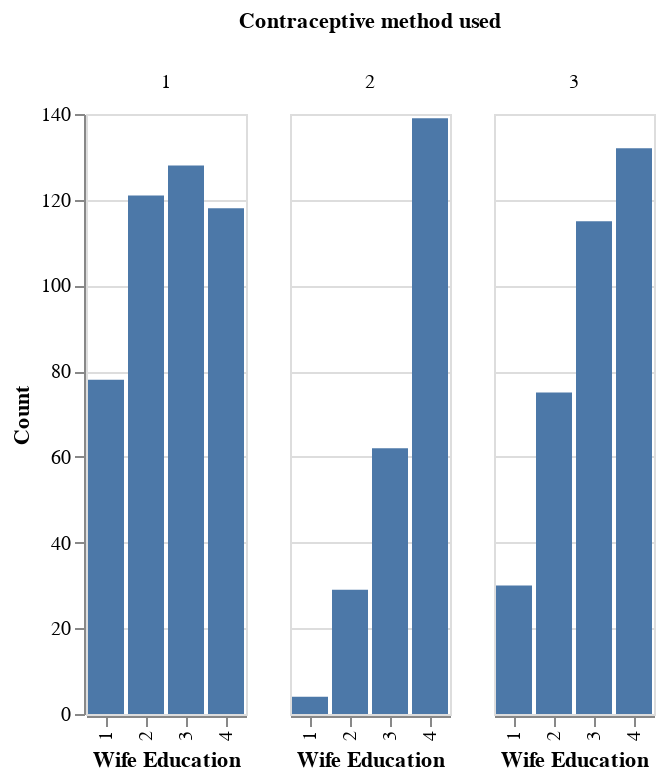

Notebook code cell kept with this figure:
### Code cell
categorical_features = list(
    train_df.drop(
        columns=[
            "Contraceptive method used",
            "Wife Age",
            "Number of children ever born",
        ]
    ).columns
)

alt.Chart(train_df).mark_bar().encode(
    x=alt.X('Wife education', type="nominal", title="Wife Education"),
    y=alt.Y("count()", title="Count"),
    column=alt.Column("Contraceptive method used:O")
)

### Figure 1 — Vega-Lite specification as saved in the notebook (floating-point values rounded to 4 significant figures; data arrays with more than 128 entries replaced by an {"elided": "..."} marker saying what was removed)
{"config": {"view": {"continuousWidth": 400, "continuousHeight": 300}}, "data": {"name": "data-2ecc569351b350be7a678684307e3d89"}, "mark": "bar", "encoding": {"column": {"type": "ordinal", "field": "Contraceptive method used"}, "x": {"type": "nominal", "field": "Wife education", "title": "Wife Education"}, "y": {"type": "quantitative", "aggregate": "count", "title": "Count"}}, "$schema": "https://vega.github.io/schema/vega-lite/v4.8.1.json", "datasets": {"data-2ecc569351b350be7a678684307e3d89": {"elided": "1031 records"}}}
